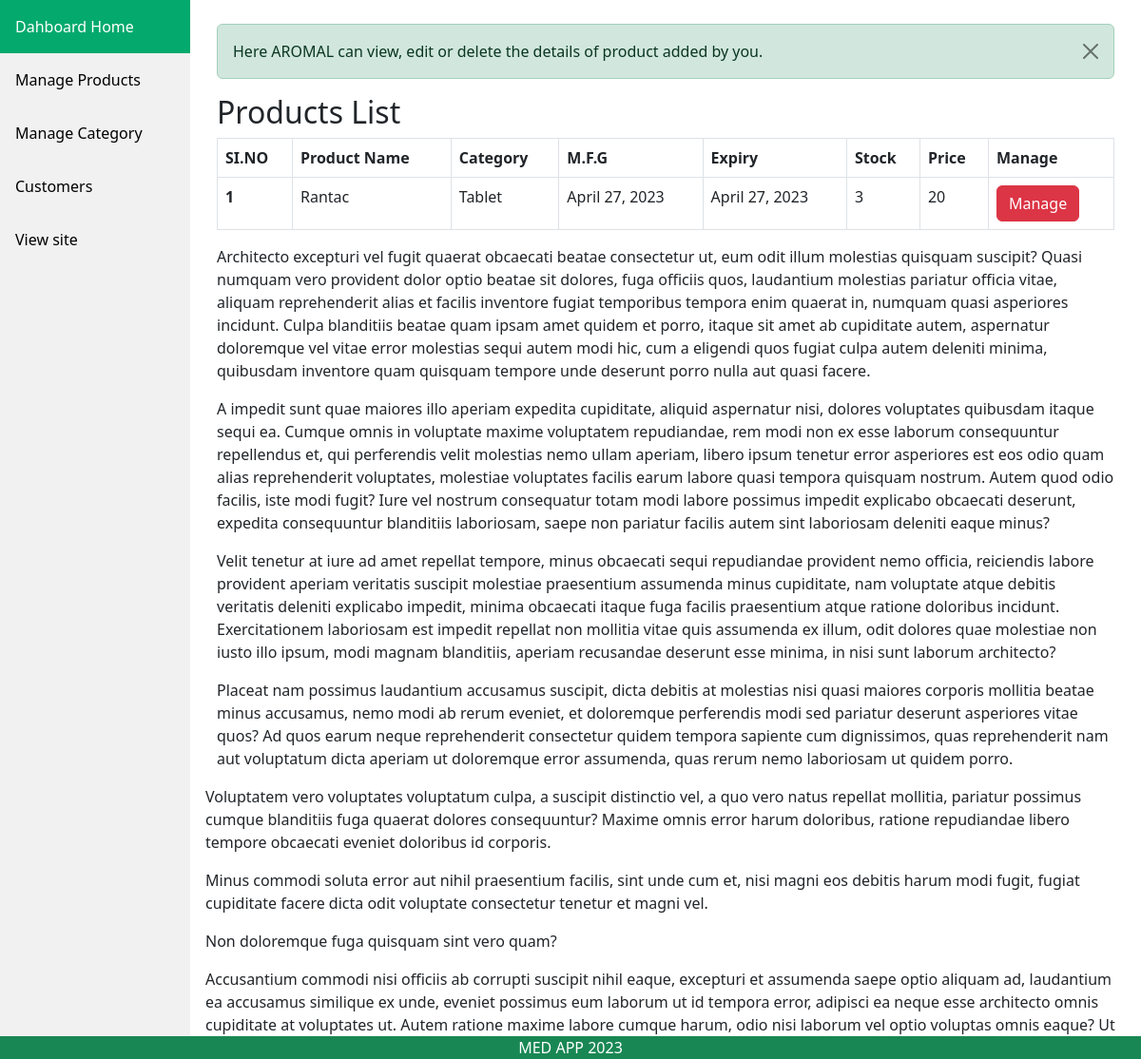
Screenshot of /administrator/manageproduct (signed in) with the database file from the repository.
### Webapp/models.py (models this page shows, shortened)
class Products(models.Model):
    med_name=models.CharField(max_length=50)
    med_price=models.IntegerField()
    med_category=models.ForeignKey(CategoryList, on_delete=models.CASCADE)
    mfg_date=models.DateField(auto_now_add=True)
    expiry_date=models.DateField( auto_now_add=False)
    med_image=models.ImageField(upload_to="productimages", height_field=None, width_field=None, max_length=None)
    added_by=models.ForeignKey(User, on_delete=models.CASCADE)
    med_usage=models.TextField(null=True)
    stock_available=models.IntegerField()
    med_description=models.TextField(null=True)

class CategoryList(models.Model):
    categories=models.CharField(max_length=50,default="Tablet")
    addedby=models.ForeignKey(User, on_delete=models.CASCADE,null=True)
    def __str__(self):
            return self.categories

### adminapp/views.py (the view)
# urls.py: path('manageproduct', views.manageproduct, name='manageproduct'),
@login_required
def manageproduct(request):
    product_list=Products.objects.filter(added_by=request.user)
    context={'product_list':product_list}
    return render(request,'adminapp/manageproducts.html',context)

### templates/adminapp/manageproducts.html (shortened to what this page needs)
{% extends 'adminapp/base.html' %}
{% load static %}
{% block content %}
<div class="container mt-4">
    <div class="alert alert-dismissible alert-success d-flex align-items-center" role="alert">
        <div>
          Here {{user}} can view, edit or delete the details of product added by you.
          <button type="button" class="btn-close" data-bs-dismiss="alert" aria-label="Close"></button>
        </div>
    </div>
    <H2>    Products List </H2>
    <table class="table table-bordered">
        <thead>
            <tr>
              <th scope="col">SI.NO</th>
              <th scope="col">Product Name</th>
              <th scope="col">Category</th>
              <th scope="col">M.F.G</th>
              <th scope="col">Expiry</th>
              <th scope="col">Stock</th>
              <th scope="col">Price</th>
              <th scope="col">Manage</th>
            </tr>
          </thead>
          <tbody>
            {% if product_list %}
            {% for product in product_list %}
            <tr>
              <th scope="row">{{ forloop.counter }}</th>
              <td>{{product.med_name}}</td>
              <td>{{product.med_category}}</td>
              <td>{{product.mfg_date}}</td>
              <td>{{product.expiry_date}} </td>
              <td>{{product.stock_available}} </td>
              <td>{{product.med_price}} </td>
              <td> <a name="manage" id="manage" class="btn btn-danger" href="#" role="button">Manage</a></td>
            </tr>
            {% endfor %}
            {% endif %}
          </tbody>
    </table>
    {% lorem 4 p random %}
</div>
{% lorem 4 p random %}
{% endblock content %}

### rows the page displays
Products: med_name "Rantac", med_category "Tablet", mfg_date "April 27, 2023", expiry_date "April 27, 2023", stock_available "3", med_price "20"

### other values shown
{{ user }} "AROMAL"
